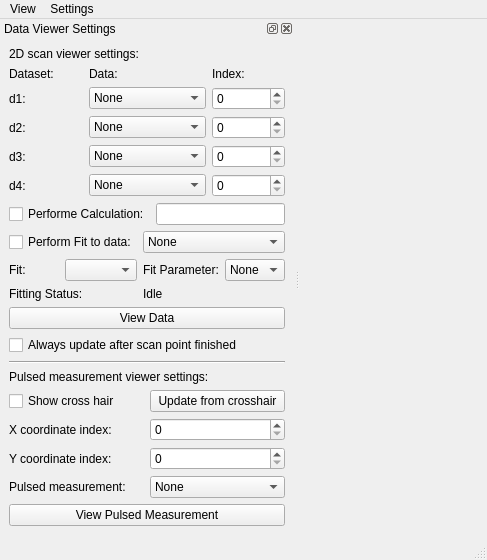
<?xml version="1.0" encoding="UTF-8"?>
<ui version="4.0">
 <class>data_viewer_window</class>
 <widget class="QMainWindow" name="data_viewer_window">
  <property name="geometry">
   <rect>
    <x>0</x>
    <y>0</y>
    <width>487</width>
    <height>560</height>
   </rect>
  </property>
  <property name="windowTitle">
   <string>Data viewer</string>
  </property>
  <widget class="QWidget" name="centralwidget"/>
  <widget class="QMenuBar" name="menubar">
   <property name="geometry">
    <rect>
     <x>0</x>
     <y>0</y>
     <width>487</width>
     <height>21</height>
    </rect>
   </property>
   <widget class="QMenu" name="menuSettings">
    <property name="title">
     <string>Settings</string>
    </property>
    <addaction name="actionFit_Settings"/>
   </widget>
   <widget class="QMenu" name="menuView">
    <property name="title">
     <string>View</string>
    </property>
    <addaction name="actionDefault_Display"/>
    <addaction name="actionSave_Display"/>
    <addaction name="actionLoad_Display"/>
   </widget>
   <addaction name="menuView"/>
   <addaction name="menuSettings"/>
  </widget>
  <widget class="QStatusBar" name="statusbar"/>
  <widget class="QDockWidget" name="data_analysis_settings_dockWidget">
   <property name="windowTitle">
    <string>Data Viewer Settings</string>
   </property>
   <attribute name="dockWidgetArea">
    <number>1</number>
   </attribute>
   <widget class="QWidget" name="dockWidgetContents">
    <layout class="QVBoxLayout" name="verticalLayout">
     <item>
      <widget class="QLabel" name="label_14">
       <property name="text">
        <string>2D scan viewer settings:</string>
       </property>
      </widget>
     </item>
     <item>
      <layout class="QGridLayout" name="gridLayout">
       <item row="0" column="1">
        <widget class="QLabel" name="label_2">
         <property name="text">
          <string>Data:</string>
         </property>
        </widget>
       </item>
       <item row="0" column="0">
        <widget class="QLabel" name="label">
         <property name="text">
          <string>Dataset:</string>
         </property>
        </widget>
       </item>
       <item row="2" column="0">
        <widget class="QLabel" name="label_5">
         <property name="text">
          <string>d2:</string>
         </property>
        </widget>
       </item>
       <item row="1" column="0">
        <widget class="QLabel" name="label_4">
         <property name="text">
          <string>d1:</string>
         </property>
        </widget>
       </item>
       <item row="0" column="2">
        <widget class="QLabel" name="label_3">
         <property name="text">
          <string>Index:</string>
         </property>
        </widget>
       </item>
       <item row="3" column="0">
        <widget class="QLabel" name="label_6">
         <property name="text">
          <string>d3:</string>
         </property>
        </widget>
       </item>
       <item row="4" column="0">
        <widget class="QLabel" name="label_7">
         <property name="text">
          <string>d4:</string>
         </property>
        </widget>
       </item>
       <item row="1" column="1">
        <widget class="QComboBox" name="dataset1_comboBox">
         <item>
          <property name="text">
           <string>None</string>
          </property>
         </item>
         <item>
          <property name="text">
           <string>Data</string>
          </property>
         </item>
         <item>
          <property name="text">
           <string>Data Alternating</string>
          </property>
         </item>
         <item>
          <property name="text">
           <string>Data Delta</string>
          </property>
         </item>
        </widget>
       </item>
       <item row="2" column="1">
        <widget class="QComboBox" name="dataset2_comboBox">
         <item>
          <property name="text">
           <string>None</string>
          </property>
         </item>
         <item>
          <property name="text">
           <string>Data</string>
          </property>
         </item>
         <item>
          <property name="text">
           <string>Data Alternating</string>
          </property>
         </item>
         <item>
          <property name="text">
           <string>Data Delta</string>
          </property>
         </item>
        </widget>
       </item>
       <item row="3" column="1">
        <widget class="QComboBox" name="dataset3_comboBox">
         <item>
          <property name="text">
           <string>None</string>
          </property>
         </item>
         <item>
          <property name="text">
           <string>Data</string>
          </property>
         </item>
         <item>
          <property name="text">
           <string>Data Alternating</string>
          </property>
         </item>
         <item>
          <property name="text">
           <string>Data Delta</string>
          </property>
         </item>
        </widget>
       </item>
       <item row="4" column="1">
        <widget class="QComboBox" name="dataset4_comboBox">
         <item>
          <property name="text">
           <string>None</string>
          </property>
         </item>
         <item>
          <property name="text">
           <string>Data</string>
          </property>
         </item>
         <item>
          <property name="text">
           <string>Data Alternating</string>
          </property>
         </item>
         <item>
          <property name="text">
           <string>Data Delta</string>
          </property>
         </item>
        </widget>
       </item>
       <item row="1" column="2">
        <widget class="ScienSpinBox" name="dataset1_index_SpinBox">
         <property name="minimumSize">
          <size>
           <width>50</width>
           <height>0</height>
          </size>
         </property>
         <property name="minimum">
          <number>0</number>
         </property>
         <property name="maximum">
          <number>100</number>
         </property>
         <property name="value">
          <number>0</number>
         </property>
        </widget>
       </item>
       <item row="2" column="2">
        <widget class="ScienSpinBox" name="dataset2_index_SpinBox">
         <property name="minimumSize">
          <size>
           <width>50</width>
           <height>0</height>
          </size>
         </property>
         <property name="minimum">
          <number>0</number>
         </property>
         <property name="maximum">
          <number>100</number>
         </property>
         <property name="value">
          <number>0</number>
         </property>
        </widget>
       </item>
       <item row="3" column="2">
        <widget class="ScienSpinBox" name="dataset3_index_SpinBox">
         <property name="minimumSize">
          <size>
           <width>50</width>
           <height>0</height>
          </size>
         </property>
         <property name="minimum">
          <number>0</number>
         </property>
         <property name="maximum">
          <number>100</number>
         </property>
         <property name="value">
          <number>0</number>
         </property>
        </widget>
       </item>
       <item row="4" column="2">
        <widget class="ScienSpinBox" name="dataset4_index_SpinBox">
         <property name="minimumSize">
          <size>
           <width>50</width>
           <height>0</height>
          </size>
         </property>
         <property name="minimum">
          <number>0</number>
         </property>
         <property name="maximum">
          <number>100</number>
         </property>
         <property name="value">
          <number>0</number>
         </property>
        </widget>
       </item>
      </layout>
     </item>
     <item>
      <layout class="QHBoxLayout" name="horizontalLayout">
       <item>
        <widget class="QCheckBox" name="calculation_checkBox">
         <property name="text">
          <string>Performe Calculation:</string>
         </property>
        </widget>
       </item>
       <item>
        <widget class="QLineEdit" name="calculation_lineEdit"/>
       </item>
      </layout>
     </item>
     <item>
      <layout class="QGridLayout" name="gridLayout_2">
       <item row="1" column="0">
        <layout class="QHBoxLayout" name="horizontalLayout_2">
         <item>
          <widget class="QLabel" name="label_8">
           <property name="text">
            <string>Fit:</string>
           </property>
          </widget>
         </item>
         <item>
          <widget class="FitSettingsComboBox" name="used_fit_comboBox">
           <property name="sizePolicy">
            <sizepolicy hsizetype="Preferred" vsizetype="Fixed">
             <horstretch>0</horstretch>
             <verstretch>0</verstretch>
            </sizepolicy>
           </property>
          </widget>
         </item>
        </layout>
       </item>
       <item row="1" column="1">
        <layout class="QHBoxLayout" name="horizontalLayout_3">
         <item>
          <widget class="QLabel" name="label_9">
           <property name="text">
            <string>Fit Parameter:</string>
           </property>
          </widget>
         </item>
         <item>
          <widget class="QComboBox" name="used_fit_parameter_comboBox">
           <item>
            <property name="text">
             <string>None</string>
            </property>
           </item>
          </widget>
         </item>
        </layout>
       </item>
       <item row="0" column="1">
        <widget class="QComboBox" name="fit_data_comboBox">
         <item>
          <property name="text">
           <string>None</string>
          </property>
         </item>
         <item>
          <property name="text">
           <string>Data</string>
          </property>
         </item>
         <item>
          <property name="text">
           <string>Data Alternating</string>
          </property>
         </item>
         <item>
          <property name="text">
           <string>Data Delta</string>
          </property>
         </item>
        </widget>
       </item>
       <item row="0" column="0">
        <widget class="QCheckBox" name="fit_checkBox">
         <property name="text">
          <string>Perform Fit to data:</string>
         </property>
        </widget>
       </item>
       <item row="2" column="0">
        <widget class="QLabel" name="label_10">
         <property name="text">
          <string>Fitting Status:</string>
         </property>
        </widget>
       </item>
       <item row="2" column="1">
        <widget class="QLabel" name="fitting_status_label">
         <property name="text">
          <string>Idle</string>
         </property>
        </widget>
       </item>
      </layout>
     </item>
     <item>
      <widget class="QPushButton" name="view_data_pushButton">
       <property name="text">
        <string>View Data</string>
       </property>
      </widget>
     </item>
     <item>
      <widget class="QCheckBox" name="update_after_scan_point_checkBox">
       <property name="text">
        <string>Always update after scan point finished</string>
       </property>
      </widget>
     </item>
     <item>
      <widget class="Line" name="line">
       <property name="orientation">
        <enum>Qt::Horizontal</enum>
       </property>
      </widget>
     </item>
     <item>
      <widget class="QLabel" name="label_15">
       <property name="text">
        <string>Pulsed measurement viewer settings:</string>
       </property>
      </widget>
     </item>
     <item>
      <layout class="QGridLayout" name="gridLayout_3">
       <item row="1" column="0">
        <widget class="QLabel" name="label_11">
         <property name="text">
          <string>X coordinate index:</string>
         </property>
        </widget>
       </item>
       <item row="3" column="0">
        <widget class="QLabel" name="label_13">
         <property name="text">
          <string>Pulsed measurement:</string>
         </property>
        </widget>
       </item>
       <item row="2" column="0">
        <widget class="QLabel" name="label_12">
         <property name="text">
          <string>Y coordinate index:</string>
         </property>
        </widget>
       </item>
       <item row="2" column="1">
        <widget class="ScienSpinBox" name="y_coord_index_SpinBox">
         <property name="minimumSize">
          <size>
           <width>50</width>
           <height>0</height>
          </size>
         </property>
         <property name="minimum">
          <number>0</number>
         </property>
         <property name="maximum">
          <number>100</number>
         </property>
         <property name="value">
          <number>0</number>
         </property>
        </widget>
       </item>
       <item row="3" column="1">
        <widget class="QComboBox" name="pulsed_data_comboBox">
         <item>
          <property name="text">
           <string>None</string>
          </property>
         </item>
         <item>
          <property name="text">
           <string>Data</string>
          </property>
         </item>
         <item>
          <property name="text">
           <string>Data Alternating</string>
          </property>
         </item>
         <item>
          <property name="text">
           <string>Data Delta</string>
          </property>
         </item>
         <item>
          <property name="text">
           <string>Tracking</string>
          </property>
         </item>
        </widget>
       </item>
       <item row="1" column="1">
        <widget class="ScienSpinBox" name="x_coord_index_SpinBox">
         <property name="minimumSize">
          <size>
           <width>50</width>
           <height>0</height>
          </size>
         </property>
         <property name="minimum">
          <number>0</number>
         </property>
         <property name="maximum">
          <number>100</number>
         </property>
         <property name="value">
          <number>0</number>
         </property>
        </widget>
       </item>
       <item row="0" column="0">
        <widget class="QCheckBox" name="show_crosshair_checkBox">
         <property name="text">
          <string>Show cross hair</string>
         </property>
        </widget>
       </item>
       <item row="0" column="1">
        <widget class="QPushButton" name="update_from_crosshair_pushButton">
         <property name="text">
          <string>Update from crosshair</string>
         </property>
        </widget>
       </item>
      </layout>
     </item>
     <item>
      <widget class="QPushButton" name="view_pulsed_measurement_pushButton">
       <property name="text">
        <string>View Pulsed Measurement</string>
       </property>
      </widget>
     </item>
     <item>
      <spacer name="verticalSpacer">
       <property name="orientation">
        <enum>Qt::Vertical</enum>
       </property>
       <property name="sizeHint" stdset="0">
        <size>
         <width>20</width>
         <height>40</height>
        </size>
       </property>
      </spacer>
     </item>
    </layout>
   </widget>
  </widget>
  <action name="actionFit_Settings">
   <property name="text">
    <string>Fit Settings</string>
   </property>
  </action>
  <action name="actionDefault_Display">
   <property name="text">
    <string>Default Display</string>
   </property>
  </action>
  <action name="actionSave_Display">
   <property name="text">
    <string>Save Display</string>
   </property>
  </action>
  <action name="actionLoad_Display">
   <property name="text">
    <string>Load Display</string>
   </property>
  </action>
 </widget>
 <customwidgets>
  <customwidget>
   <class>ScienSpinBox</class>
   <extends>QSpinBox</extends>
   <header>qtwidgets.scientific_spinbox.h</header>
  </customwidget>
  <customwidget>
   <class>FitSettingsComboBox</class>
   <extends>QComboBox</extends>
   <header>gui/fitsettings</header>
  </customwidget>
 </customwidgets>
 <tabstops>
  <tabstop>dataset1_comboBox</tabstop>
  <tabstop>dataset1_index_SpinBox</tabstop>
  <tabstop>dataset2_comboBox</tabstop>
  <tabstop>dataset2_index_SpinBox</tabstop>
  <tabstop>dataset3_comboBox</tabstop>
  <tabstop>dataset3_index_SpinBox</tabstop>
  <tabstop>dataset4_comboBox</tabstop>
  <tabstop>dataset4_index_SpinBox</tabstop>
  <tabstop>calculation_checkBox</tabstop>
  <tabstop>calculation_lineEdit</tabstop>
  <tabstop>fit_checkBox</tabstop>
  <tabstop>fit_data_comboBox</tabstop>
  <tabstop>used_fit_comboBox</tabstop>
  <tabstop>used_fit_parameter_comboBox</tabstop>
  <tabstop>view_data_pushButton</tabstop>
  <tabstop>update_after_scan_point_checkBox</tabstop>
  <tabstop>show_crosshair_checkBox</tabstop>
  <tabstop>update_from_crosshair_pushButton</tabstop>
  <tabstop>x_coord_index_SpinBox</tabstop>
  <tabstop>y_coord_index_SpinBox</tabstop>
  <tabstop>pulsed_data_comboBox</tabstop>
  <tabstop>view_pulsed_measurement_pushButton</tabstop>
 </tabstops>
 <resources/>
 <connections/>
</ui>
